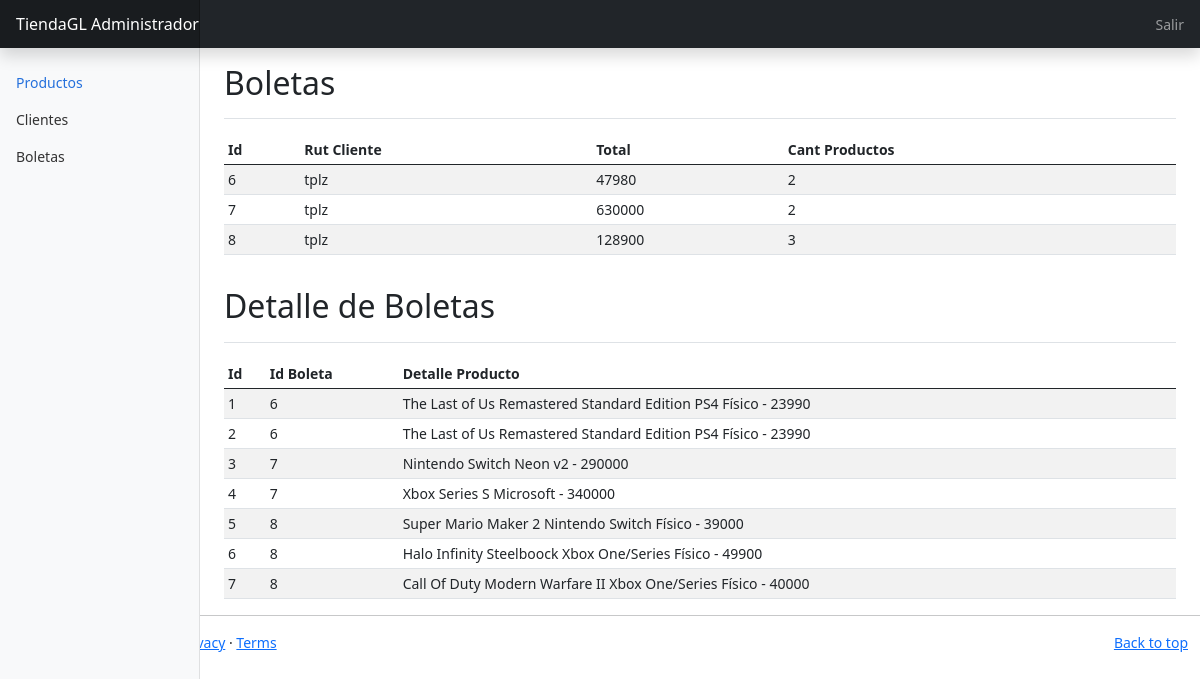
Before: /administrador/boleta with the older database file.
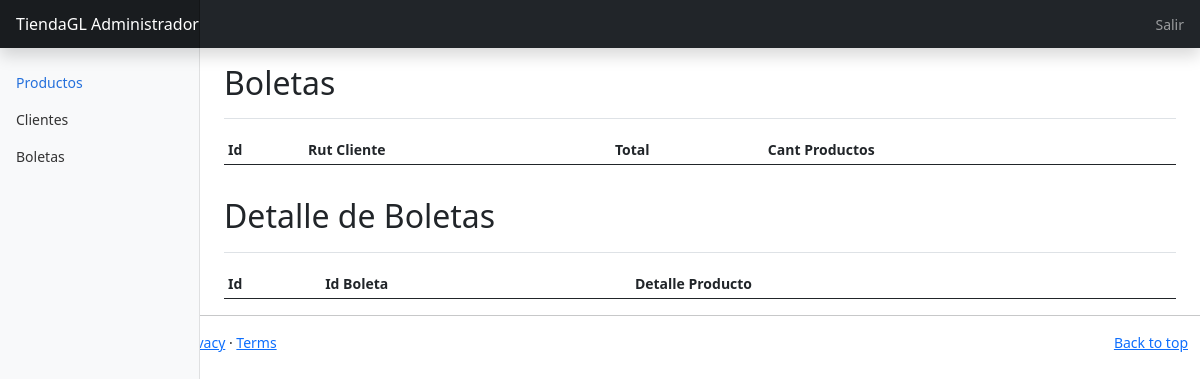
After: the same page with the newer database file.
### tiendaweb/models.py (models this page shows, shortened)
class Boleta(models.Model):
    id = models.AutoField(primary_key=True)
    total = models.CharField(max_length=7, default="0")
    cant_productos = models.CharField(max_length=7, default="0")
    rut_cliente = models.ForeignKey(Cliente, on_delete=models.CASCADE)
    def __str__(self):
        return str(self.id)
    class Meta:
        db_table = 'tiendaweb_boleta'

class Cliente(models.Model):
    rut = models.CharField(primary_key=True, max_length=9)
    nombre = models.CharField(max_length=200)
    email = models.CharField(max_length=100, blank=True, null=True)
    direccion = models.CharField(max_length=500)
    def __str__(self):
        return self.nombre
    class Meta:
        db_table = 'tiendaweb_cliente'

class Detalle_Boleta(models.Model):
    id = models.AutoField(primary_key=True)
    producto = models.CharField(max_length=500)
    id_boleta = models.ForeignKey(Boleta, on_delete=models.CASCADE)
    class Meta:
        db_table = 'tiendaweb_detalle_boleta'

### tiendaweb/views.py (the view)
# urls.py: path('administrador/boleta', views.boletas, name='boletas'),
def boletas(request):
    boletas = Boleta.objects.all()
    detalle_boletas = Detalle_Boleta.objects.all()
    context = {
        "boletas": boletas,
        "detalle_boletas": detalle_boletas
    }
    return render(request,'adminbol.html',context)

### tiendaweb/templates/adminbol.html
{%extends 'admin.html'%}
{%block content%}
<main class="col-md-9 ms-sm-auto col-lg-10 px-md-4">
    <div class="d-flex justify-content-between flex-wrap flex-md-nowrap align-items-center pt-3 pb-2 mb-3 border-bottom">
      <h1 class="h2">Boletas</h1>
    </div>
    <div class="table-responsive">
      <table class="table table-striped table-sm">
        <thead>
          <tr>
            <th scope="col">Id</th>
            <th scope="col">Rut Cliente</th>
            <th scope="col">Total</th>
            <th scope="col">Cant Productos</th>
          </tr>
        </thead>
        <tbody>
          {% for boleta in boletas %}
          <tr>
            <td>{{ boleta.id }}</td>
            <td>{{ boleta.rut_cliente }}</td>
            <td>{{ boleta.total }}</td>
            <td>{{ boleta.cant_productos }}</td>
          </tr>
          {%endfor%}
        </tbody>
    </table>
</div>
<div class="d-flex justify-content-between flex-wrap flex-md-nowrap align-items-center pt-3 pb-2 mb-3 border-bottom">
  <h1 class="h2">Detalle de Boletas</h1>
</div>
    <div class="table-responsive">
        <table class="table table-striped table-sm">
        <thead>
            <tr>
              <th scope="col">Id</th>
              <th scope="col">Id Boleta</th>
              <th scope="col">Detalle Producto</th>
            </tr>
          </thead>
          <tbody>
            {% for detalle_boleta in detalle_boletas %}
            <tr>
              <td>{{ detalle_boleta.id }}</td>
              <td>{{ detalle_boleta.id_boleta}}</td>
              <td>{{ detalle_boleta.producto}}</td>
            </tr>
            {%endfor%}
          </tbody>
      </table>
    </div>
  </main>
{%endblock%}

Changed rows visible on the page:
removed Boleta: id "6", rut_cliente "tplz", total "47980", cant_productos "2"
removed Boleta: id "7", rut_cliente "tplz", total "630000", cant_productos "2"
removed Boleta: id "8", rut_cliente "tplz", total "128900", cant_productos "3"
removed Detalle_Boleta: id "1", id_boleta "6", producto "The Last of Us Remastered Standard Edition PS4 Físico - 23990"
removed Detalle_Boleta: id "2", id_boleta "6", producto "The Last of Us Remastered Standard Edition PS4 Físico - 23990"
removed Detalle_Boleta: id "3", id_boleta "7", producto "Nintendo Switch Neon v2 - 290000"
removed Detalle_Boleta: id "4", id_boleta "7", producto "Xbox Series S Microsoft - 340000"
removed Detalle_Boleta: id "5", id_boleta "8", producto "Super Mario Maker 2 Nintendo Switch Físico - 39000"
removed Detalle_Boleta: id "6", id_boleta "8", producto "Halo Infinity Steelboock Xbox One/Series Físico - 49900"
removed Detalle_Boleta: id "7", id_boleta "8", producto "Call Of Duty Modern Warfare II Xbox One/Series Físico - 40000"
